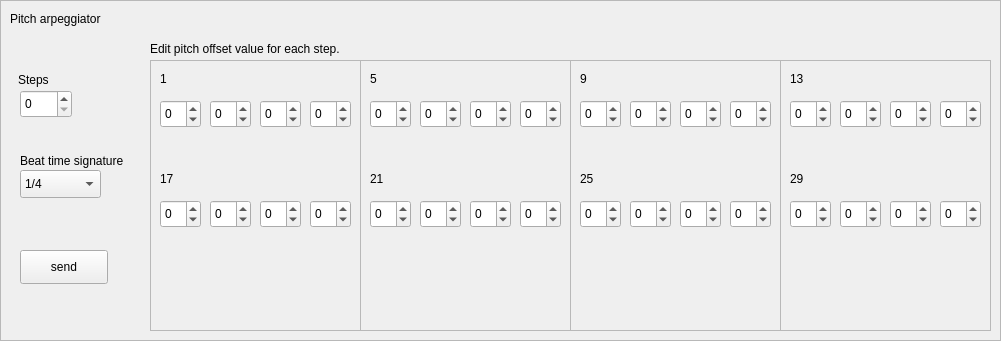
    <widget class="QFrame" name="frame_81">
     <property name="geometry">
      <rect>
       <x>10</x>
       <y>10</y>
       <width>1001</width>
       <height>341</height>
      </rect>
     </property>
     <property name="frameShape">
      <enum>QFrame::StyledPanel</enum>
     </property>
     <property name="frameShadow">
      <enum>QFrame::Raised</enum>
     </property>
     <widget class="QFrame" name="frame_77">
      <property name="geometry">
       <rect>
        <x>150</x>
        <y>60</y>
        <width>211</width>
        <height>271</height>
       </rect>
      </property>
      <property name="frameShape">
       <enum>QFrame::StyledPanel</enum>
      </property>
      <property name="frameShadow">
       <enum>QFrame::Raised</enum>
      </property>
      <widget class="QSpinBox" name="spinBox_Seq16">
       <property name="geometry">
        <rect>
         <x>10</x>
         <y>140</y>
         <width>41</width>
         <height>28</height>
        </rect>
       </property>
       <property name="minimum">
        <number>-24</number>
       </property>
       <property name="maximum">
        <number>24</number>
       </property>
       <property name="value">
        <number>0</number>
       </property>
      </widget>
      <widget class="QSpinBox" name="spinBox_Seq2">
       <property name="geometry">
        <rect>
         <x>110</x>
         <y>40</y>
         <width>41</width>
         <height>28</height>
        </rect>
       </property>
       <property name="minimum">
        <number>-24</number>
       </property>
       <property name="maximum">
        <number>24</number>
       </property>
       <property name="value">
        <number>0</number>
       </property>
      </widget>
      <widget class="QSpinBox" name="spinBox_Seq3">
       <property name="geometry">
        <rect>
         <x>160</x>
         <y>40</y>
         <width>41</width>
         <height>28</height>
        </rect>
       </property>
       <property name="minimum">
        <number>-24</number>
       </property>
       <property name="maximum">
        <number>24</number>
       </property>
       <property name="value">
        <number>0</number>
       </property>
      </widget>
      <widget class="QSpinBox" name="spinBox_Seq0">
       <property name="geometry">
        <rect>
         <x>10</x>
         <y>40</y>
         <width>41</width>
         <height>28</height>
        </rect>
       </property>
       <property name="minimum">
        <number>-24</number>
       </property>
       <property name="maximum">
        <number>24</number>
       </property>
       <property name="value">
        <number>0</number>
       </property>
      </widget>
      <widget class="QSpinBox" name="spinBox_Seq18">
       <property name="geometry">
        <rect>
         <x>110</x>
         <y>140</y>
         <width>41</width>
         <height>28</height>
        </rect>
       </property>
       <property name="minimum">
        <number>-24</number>
       </property>
       <property name="maximum">
        <number>24</number>
       </property>
       <property name="value">
        <number>0</number>
       </property>
      </widget>
      <widget class="QSpinBox" name="spinBox_Seq19">
       <property name="geometry">
        <rect>
         <x>160</x>
         <y>140</y>
         <width>41</width>
         <height>28</height>
        </rect>
       </property>
       <property name="minimum">
        <number>-24</number>
       </property>
       <property name="maximum">
        <number>24</number>
       </property>
       <property name="value">
        <number>0</number>
       </property>
      </widget>
      <widget class="QSpinBox" name="spinBox_Seq17">
       <property name="geometry">
        <rect>
         <x>60</x>
         <y>140</y>
         <width>41</width>
         <height>28</height>
        </rect>
       </property>
       <property name="minimum">
        <number>-24</number>
       </property>
       <property name="maximum">
        <number>24</number>
       </property>
       <property name="value">
        <number>0</number>
       </property>
      </widget>
      <widget class="QSpinBox" name="spinBox_Seq1">
       <property name="geometry">
        <rect>
         <x>60</x>
         <y>40</y>
         <width>41</width>
         <height>28</height>
        </rect>
       </property>
       <property name="minimum">
        <number>-24</number>
       </property>
       <property name="maximum">
        <number>24</number>
       </property>
       <property name="value">
        <number>0</number>
       </property>
      </widget>
      <widget class="QLabel" name="label_288">
       <property name="geometry">
        <rect>
         <x>10</x>
         <y>10</y>
         <width>21</width>
         <height>18</height>
        </rect>
       </property>
       <property name="text">
        <string>1</string>
       </property>
      </widget>
      <widget class="QLabel" name="label_293">
       <property name="geometry">
        <rect>
         <x>10</x>
         <y>110</y>
         <width>21</width>
         <height>18</height>
        </rect>
       </property>
       <property name="text">
        <string>17</string>
       </property>
      </widget>
     </widget>
     <widget class="QFrame" name="frame_78">
      <property name="geometry">
       <rect>
        <x>360</x>
        <y>60</y>
        <width>211</width>
        <height>271</height>
       </rect>
      </property>
      <property name="frameShape">
       <enum>QFrame::StyledPanel</enum>
      </property>
      <property name="frameShadow">
       <enum>QFrame::Raised</enum>
      </property>
      <widget class="QSpinBox" name="spinBox_Seq23">
       <property name="geometry">
        <rect>
         <x>160</x>
         <y>140</y>
         <width>41</width>
         <height>28</height>
        </rect>
       </property>
       <property name="minimum">
        <number>-24</number>
       </property>
       <property name="maximum">
        <number>24</number>
       </property>
       <property name="value">
        <number>0</number>
       </property>
      </widget>
      <widget class="QSpinBox" name="spinBox_Seq20">
       <property name="geometry">
        <rect>
         <x>10</x>
         <y>140</y>
         <width>41</width>
         <height>28</height>
        </rect>
       </property>
       <property name="minimum">
        <number>-24</number>
       </property>
       <property name="maximum">
        <number>24</number>
       </property>
       <property name="value">
        <number>0</number>
       </property>
      </widget>
      <widget class="QSpinBox" name="spinBox_Seq22">
       <property name="geometry">
        <rect>
         <x>110</x>
         <y>140</y>
         <width>41</width>
         <height>28</height>
        </rect>
       </property>
       <property name="minimum">
        <number>-24</number>
       </property>
       <property name="maximum">
        <number>24</number>
       </property>
       <property name="value">
        <number>0</number>
       </property>
      </widget>
      <widget class="QSpinBox" name="spinBox_Seq4">
       <property name="geometry">
        <rect>
         <x>10</x>
         <y>40</y>
         <width>41</width>
         <height>28</height>
        </rect>
       </property>
       <property name="minimum">
        <number>-24</number>
       </property>
       <property name="maximum">
        <number>24</number>
       </property>
       <property name="value">
        <number>0</number>
       </property>
      </widget>
      <widget class="QSpinBox" name="spinBox_Seq6">
       <property name="geometry">
        <rect>
         <x>110</x>
         <y>40</y>
         <width>41</width>
         <height>28</height>
        </rect>
       </property>
       <property name="minimum">
        <number>-24</number>
       </property>
       <property name="maximum">
        <number>24</number>
       </property>
       <property name="value">
        <number>0</number>
       </property>
      </widget>
      <widget class="QSpinBox" name="spinBox_Seq21">
       <property name="geometry">
        <rect>
         <x>60</x>
         <y>140</y>
         <width>41</width>
         <height>28</height>
        </rect>
       </property>
       <property name="minimum">
        <number>-24</number>
       </property>
       <property name="maximum">
        <number>24</number>
       </property>
       <property name="value">
        <number>0</number>
       </property>
      </widget>
      <widget class="QSpinBox" name="spinBox_Seq5">
       <property name="geometry">
        <rect>
         <x>60</x>
         <y>40</y>
         <width>41</width>
         <height>28</height>
        </rect>
       </property>
       <property name="minimum">
        <number>-24</number>
       </property>
       <property name="maximum">
        <number>24</number>
       </property>
       <property name="value">
        <number>0</number>
       </property>
      </widget>
      <widget class="QSpinBox" name="spinBox_Seq7">
       <property name="geometry">
        <rect>
         <x>160</x>
         <y>40</y>
         <width>41</width>
         <height>28</height>
        </rect>
       </property>
       <property name="minimum">
        <number>-24</number>
       </property>
       <property name="maximum">
        <number>24</number>
       </property>
       <property name="value">
        <number>0</number>
       </property>
      </widget>
      <widget class="QLabel" name="label_289">
       <property name="geometry">
        <rect>
         <x>10</x>
         <y>10</y>
         <width>21</width>
         <height>18</height>
        </rect>
       </property>
       <property name="text">
        <string>5</string>
       </property>
      </widget>
      <widget class="QLabel" name="label_292">
       <property name="geometry">
        <rect>
         <x>10</x>
         <y>110</y>
         <width>21</width>
         <height>18</height>
        </rect>
       </property>
       <property name="text">
        <string>21</string>
       </property>
      </widget>
     </widget>
     <widget class="QFrame" name="frame_79">
      <property name="geometry">
       <rect>
        <x>570</x>
        <y>60</y>
        <width>211</width>
        <height>271</height>
       </rect>
      </property>
      <property name="frameShape">
       <enum>QFrame::StyledPanel</enum>
      </property>
      <property name="frameShadow">
       <enum>QFrame::Raised</enum>
      </property>
      <widget class="QSpinBox" name="spinBox_Seq24">
       <property name="geometry">
        <rect>
         <x>10</x>
         <y>140</y>
         <width>41</width>
         <height>28</height>
        </rect>
       </property>
       <property name="minimum">
        <number>-24</number>
       </property>
       <property name="maximum">
        <number>24</number>
       </property>
       <property name="value">
        <number>0</number>
       </property>
      </widget>
      <widget class="QSpinBox" name="spinBox_Seq11">
       <property name="geometry">
        <rect>
         <x>160</x>
         <y>40</y>
         <width>41</width>
         <height>28</height>
        </rect>
       </property>
       <property name="minimum">
        <number>-24</number>
       </property>
       <property name="maximum">
        <number>24</number>
       </property>
       <property name="value">
        <number>0</number>
       </property>
      </widget>
      <widget class="QSpinBox" name="spinBox_Seq9">
       <property name="geometry">
        <rect>
         <x>60</x>
         <y>40</y>
         <width>41</width>
         <height>28</height>
        </rect>
       </property>
       <property name="minimum">
        <number>-24</number>
       </property>
       <property name="maximum">
        <number>24</number>
       </property>
       <property name="value">
        <number>0</number>
       </property>
      </widget>
      <widget class="QSpinBox" name="spinBox_Seq25">
       <property name="geometry">
        <rect>
         <x>60</x>
         <y>140</y>
         <width>41</width>
         <height>28</height>
        </rect>
       </property>
       <property name="minimum">
        <number>-24</number>
       </property>
       <property name="maximum">
        <number>24</number>
       </property>
       <property name="value">
        <number>0</number>
       </property>
      </widget>
      <widget class="QSpinBox" name="spinBox_Seq26">
       <property name="geometry">
        <rect>
         <x>110</x>
         <y>140</y>
         <width>41</width>
         <height>28</height>
        </rect>
       </property>
       <property name="minimum">
        <number>-24</number>
       </property>
       <property name="maximum">
        <number>24</number>
       </property>
       <property name="value">
        <number>0</number>
       </property>
      </widget>
      <widget class="QSpinBox" name="spinBox_Seq27">
       <property name="geometry">
        <rect>
         <x>160</x>
         <y>140</y>
         <width>41</width>
         <height>28</height>
        </rect>
       </property>
       <property name="minimum">
        <number>-24</number>
       </property>
       <property name="maximum">
        <number>24</number>
       </property>
       <property name="value">
        <number>0</number>
       </property>
      </widget>
      <widget class="QSpinBox" name="spinBox_Seq8">
       <property name="geometry">
        <rect>
         <x>10</x>
         <y>40</y>
         <width>41</width>
         <height>28</height>
        </rect>
       </property>
       <property name="minimum">
        <number>-24</number>
       </property>
       <property name="maximum">
        <number>24</number>
       </property>
       <property name="value">
        <number>0</number>
       </property>
      </widget>
      <widget class="QSpinBox" name="spinBox_Seq10">
       <property name="geometry">
        <rect>
         <x>110</x>
         <y>40</y>
         <width>41</width>
         <height>28</height>
        </rect>
       </property>
       <property name="minimum">
        <number>-24</number>
       </property>
       <property name="maximum">
        <number>24</number>
       </property>
       <property name="value">
        <number>0</number>
       </property>
      </widget>
      <widget class="QLabel" name="label_290">
       <property name="geometry">
        <rect>
         <x>10</x>
         <y>10</y>
         <width>21</width>
         <height>18</height>
        </rect>
       </property>
       <property name="text">
        <string>9</string>
       </property>
      </widget>
      <widget class="QLabel" name="label_294">
       <property name="geometry">
        <rect>
         <x>10</x>
         <y>110</y>
         <width>21</width>
         <height>18</height>
        </rect>
       </property>
       <property name="text">
        <string>25</string>
       </property>
      </widget>
     </widget>
     <widget class="QFrame" name="frame_80">
      <property name="geometry">
       <rect>
        <x>780</x>
        <y>60</y>
        <width>211</width>
        <height>271</height>
       </rect>
      </property>
      <property name="frameShape">
       <enum>QFrame::StyledPanel</enum>
      </property>
      <property name="frameShadow">
       <enum>QFrame::Raised</enum>
      </property>
      <widget class="QSpinBox" name="spinBox_Seq28">
       <property name="geometry">
        <rect>
         <x>10</x>
         <y>140</y>
         <width>41</width>
         <height>28</height>
        </rect>
       </property>
       <property name="minimum">
        <number>-24</number>
       </property>
       <property name="maximum">
        <number>24</number>
       </property>
       <property name="value">
        <number>0</number>
       </property>
      </widget>
      <widget class="QSpinBox" name="spinBox_Seq29">
       <property name="geometry">
        <rect>
         <x>60</x>
         <y>140</y>
         <width>41</width>
         <height>28</height>
        </rect>
       </property>
       <property name="minimum">
        <number>-24</number>
       </property>
       <property name="maximum">
        <number>24</number>
       </property>
       <property name="value">
        <number>0</number>
       </property>
      </widget>
      <widget class="QSpinBox" name="spinBox_Seq13">
       <property name="geometry">
        <rect>
         <x>60</x>
         <y>40</y>
         <width>41</width>
         <height>28</height>
        </rect>
       </property>
       <property name="minimum">
        <number>-24</number>
       </property>
       <property name="maximum">
        <number>24</number>
       </property>
       <property name="value">
        <number>0</number>
       </property>
      </widget>
      <widget class="QSpinBox" name="spinBox_Seq12">
       <property name="geometry">
        <rect>
         <x>10</x>
         <y>40</y>
         <width>41</width>
         <height>28</height>
        </rect>
       </property>
       <property name="minimum">
        <number>-24</number>
       </property>
       <property name="maximum">
        <number>24</number>
       </property>
       <property name="value">
        <number>0</number>
       </property>
      </widget>
      <widget class="QSpinBox" name="spinBox_Seq15">
       <property name="geometry">
        <rect>
         <x>160</x>
         <y>40</y>
         <width>41</width>
         <height>28</height>
        </rect>
       </property>
       <property name="minimum">
        <number>-24</number>
       </property>
       <property name="maximum">
        <number>24</number>
       </property>
       <property name="value">
        <number>0</number>
       </property>
      </widget>
      <widget class="QSpinBox" name="spinBox_Seq31">
       <property name="geometry">
        <rect>
         <x>160</x>
         <y>140</y>
         <width>41</width>
         <height>28</height>
        </rect>
       </property>
       <property name="minimum">
        <number>-24</number>
       </property>
       <property name="maximum">
        <number>24</number>
       </property>
       <property name="value">
        <number>0</number>
       </property>
      </widget>
      <widget class="QSpinBox" name="spinBox_Seq14">
       <property name="geometry">
        <rect>
         <x>110</x>
         <y>40</y>
         <width>41</width>
         <height>28</height>
        </rect>
       </property>
       <property name="minimum">
        <number>-24</number>
       </property>
       <property name="maximum">
        <number>24</number>
       </property>
       <property name="value">
        <number>0</number>
       </property>
      </widget>
      <widget class="QSpinBox" name="spinBox_Seq30">
       <property name="geometry">
        <rect>
         <x>110</x>
         <y>140</y>
         <width>41</width>
         <height>28</height>
        </rect>
       </property>
       <property name="minimum">
        <number>-24</number>
       </property>
       <property name="maximum">
        <number>24</number>
       </property>
       <property name="value">
        <number>0</number>
       </property>
      </widget>
      <widget class="QLabel" name="label_291">
       <property name="geometry">
        <rect>
         <x>10</x>
         <y>10</y>
         <width>21</width>
         <height>18</height>
        </rect>
       </property>
       <property name="text">
        <string>13</string>
       </property>
      </widget>
      <widget class="QLabel" name="label_295">
       <property name="geometry">
        <rect>
         <x>10</x>
         <y>110</y>
         <width>21</width>
         <height>18</height>
        </rect>
       </property>
       <property name="text">
        <string>29</string>
       </property>
      </widget>
     </widget>
     <widget class="QSpinBox" name="spinBox_sequencerSteps">
      <property name="geometry">
       <rect>
        <x>20</x>
        <y>90</y>
        <width>52</width>
        <height>28</height>
       </rect>
      </property>
      <property name="minimum">
       <number>0</number>
      </property>
      <property name="maximum">
       <number>32</number>
      </property>
      <property name="value">
       <number>0</number>
      </property>
     </widget>
     <widget class="QComboBox" name="comboBox_SequencerBeat">
      <property name="geometry">
       <rect>
        <x>20</x>
        <y>170</y>
        <width>81</width>
        <height>28</height>
       </rect>
      </property>
      <property name="currentIndex">
       <number>7</number>
      </property>
      <item>
       <property name="text">
        <string>.1/1</string>
       </property>
      </item>
      <item>
       <property name="text">
        <string>1/1</string>
       </property>
      </item>
      <item>
       <property name="text">
        <string>T1/1</string>
       </property>
      </item>
      <item>
       <property name="text">
        <string>. 1/2</string>
       </property>
      </item>
      <item>
       <property name="text">
        <string>1/2</string>
       </property>
      </item>
      <item>
       <property name="text">
        <string>T1/2</string>
       </property>
      </item>
      <item>
       <property name="text">
        <string>. 1/4</string>
       </property>
      </item>
      <item>
       <property name="text">
        <string>1/4</string>
       </property>
      </item>
      <item>
       <property name="text">
        <string>T1/4</string>
       </property>
      </item>
      <item>
       <property name="text">
        <string>.1/8</string>
       </property>
      </item>
      <item>
       <property name="text">
        <string>1/8</string>
       </property>
      </item>
      <item>
       <property name="text">
        <string>T1/8</string>
       </property>
      </item>
      <item>
       <property name="text">
        <string>.1/16</string>
       </property>
      </item>
      <item>
       <property name="text">
        <string>1/16</string>
       </property>
      </item>
      <item>
       <property name="text">
        <string>T1/16</string>
       </property>
      </item>
      <item>
       <property name="text">
        <string>.1/32</string>
       </property>
      </item>
      <item>
       <property name="text">
        <string>1/32</string>
       </property>
      </item>
      <item>
       <property name="text">
        <string>T1/32</string>
       </property>
      </item>
      <item>
       <property name="text">
        <string>.1/64</string>
       </property>
      </item>
      <item>
       <property name="text">
        <string>1/64</string>
       </property>
      </item>
      <item>
       <property name="text">
        <string>T1/64</string>
       </property>
      </item>
     </widget>
     <widget class="QLabel" name="label_285">
      <property name="geometry">
       <rect>
        <x>18</x>
        <y>70</y>
        <width>61</width>
        <height>20</height>
       </rect>
      </property>
      <property name="text">
       <string>Steps</string>
      </property>
     </widget>
     <widget class="QLabel" name="label_286">
      <property name="geometry">
       <rect>
        <x>10</x>
        <y>10</y>
        <width>121</width>
        <height>18</height>
       </rect>
      </property>
      <property name="text">
       <string>Pitch arpeggiator</string>
      </property>
     </widget>
     <widget class="QLabel" name="label_287">
      <property name="geometry">
       <rect>
        <x>20</x>
        <y>150</y>
        <width>131</width>
        <height>21</height>
       </rect>
      </property>
      <property name="text">
       <string>Beat time signature</string>
      </property>
     </widget>
     <widget class="QPushButton" name="pushButton_sendSequence">
      <property name="geometry">
       <rect>
        <x>20</x>
        <y>250</y>
        <width>88</width>
        <height>34</height>
       </rect>
      </property>
      <property name="text">
       <string>send</string>
      </property>
     </widget>
     <widget class="QLabel" name="label_124">
      <property name="geometry">
       <rect>
        <x>150</x>
        <y>40</y>
        <width>261</width>
        <height>18</height>
       </rect>
      </property>
      <property name="text">
       <string>Edit pitch offset value for each step.</string>
      </property>
     </widget>
    </widget>
